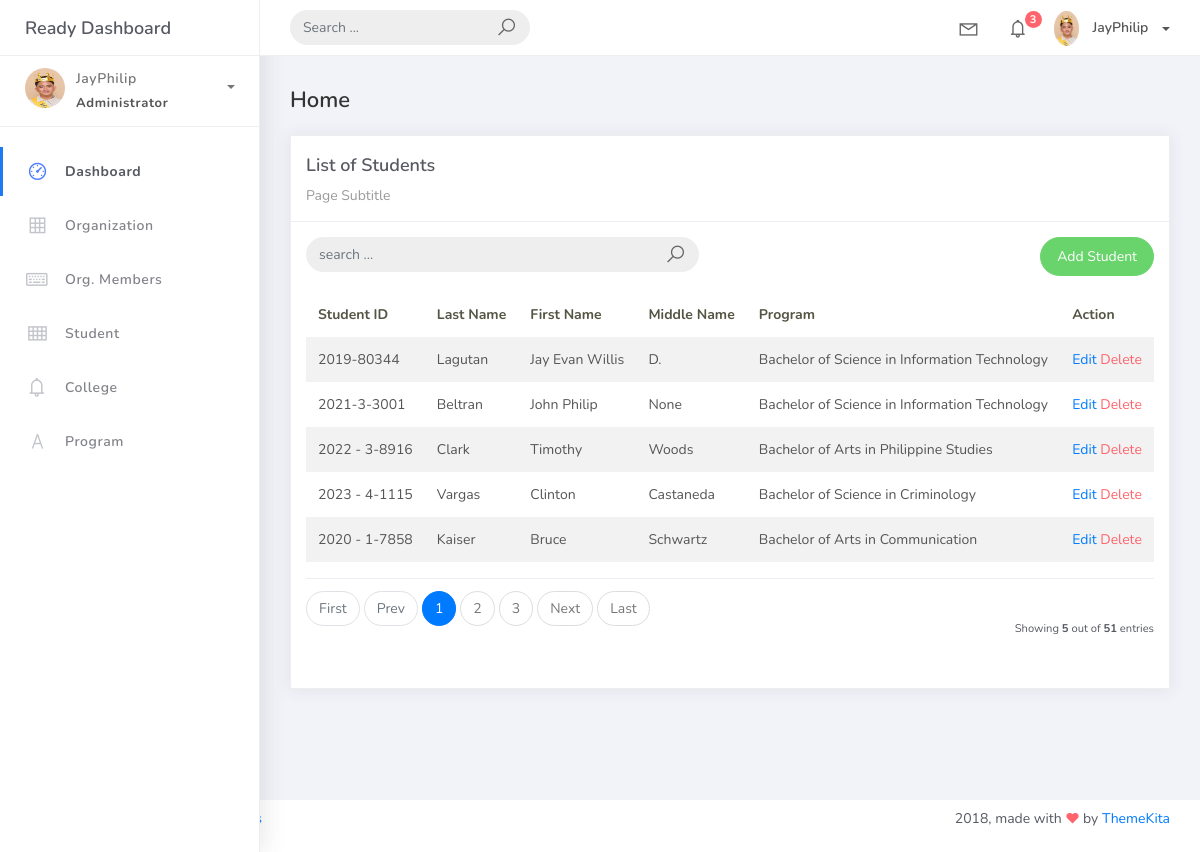
The app's page /student_list, older data.
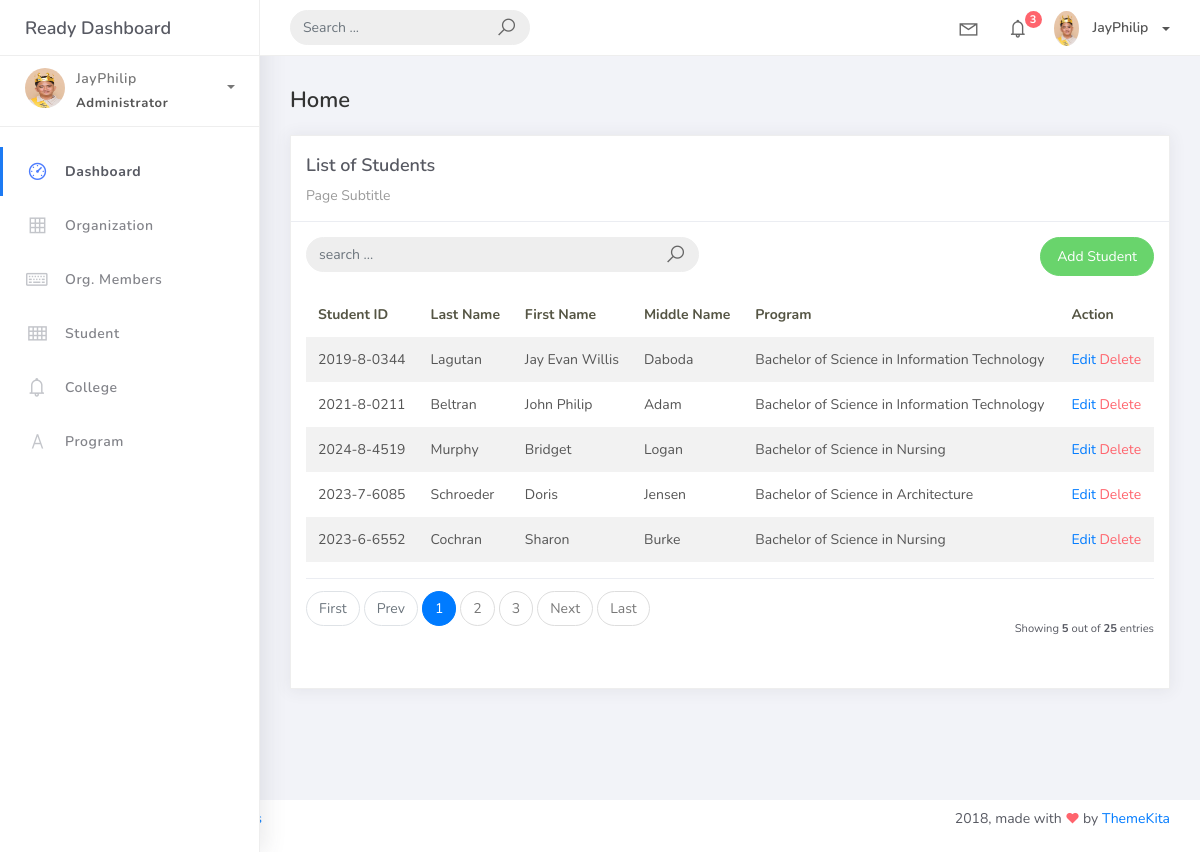
The same page, newer data.
### studentorg/models.py (models this page shows, shortened)
class BaseModel (models.Model):
    created_at = models.DateTimeField(auto_now_add=True, db_index=True)
    updated_at = models.DateTimeField (auto_now=True)
    class Meta:
        abstract = True

class Student(BaseModel):
    student_id = models.CharField (max_length=15)
    lastname = models.CharField (max_length=25)
    firstname = models.CharField (max_length=25)
    middlename = models.CharField (max_length=25, blank=True, null=True)
    program = models.ForeignKey(Program, on_delete=models.CASCADE)

class Program(BaseModel):
    prog_name = models.CharField(max_length=150)
    college = models.ForeignKey (College, on_delete=models.CASCADE)
    def __str__(self):
        return self.prog_name

### studentorg/views.py (the view, shortened to what this page needs)
# urls.py: path('student_list', StudentList.as_view(), name='student-list'),
class StudentList(ListView):
    model = Student
    context_object_name = 'home'
    template_name = 'student_list.html'
    paginate_by = 5
    def get_queryset(self, *args, **kwargs):
        qs = super(StudentList, self).get_queryset(*args, **kwargs)
        return qs

### templates/student_list.html
{% extends 'base.html' %}
{% load static %}
{% block content %}
<div class="content">
    <div class="container-fluid">
        <h4 class="page-title">Home</h4>
        <div class="row">
            <div class="col-md-12">
                <div class="card">
                    <div class="card-header">
                        <div class="card-title">List of Students</div>
                        <div class="card-category">Page Subtitle</div>
                    </div>
                    <div class="card-body">
                        <div class="row">
                            <div class="col-md-6">
                                <form class="navbar-left navbar-form nav-search mr-md-3" action="{% url 'student-list' %}">
                                    <div class="input-group">
                                        <input type="text" placeholder="search ..." class="form-control" name="q"/>
                                        <div class="input-group-append">
                                            <span class="input-group-text">
                                                <i class="la la-search search-icon"></i>
                                            </span>
                                        </div>
                                    </div>
                                </form>
                            </div>
                            <div class="col-md-6">
                                <div class="pull-right">
                                    <a href="{% url 'student-add' %}" class="btn btn-success btn-rounded">Add Student</a>
                                </div>
                            </div>
                        </div>
                        <table class="table table-striped mt-3">
                            <thead>
                                <tr>
                                    <th scope="col">Student ID</th>
                                    <th scope="col">Last Name</th>
                                    <th scope="col">First Name</th>
                                    <th scope="col">Middle Name</th>
                                    <th scope="col">Program</th>
                                    <th scope="col">Action</th>
                                </tr>
                            </thead>
                            <tbody>
                                {% for object in object_list %}
                                <tr>
                                    <td>{{ object.student_id }}</td>
                                    <td>{{ object.lastname }}</td>
                                    <td>{{ object.firstname }}</td>
                                    <td>{{ object.middlename }}</td>
                                    <td>{{ object.program }}</td>
                                    <td>
                                        <a href="student_list/{{ object.id}}">Edit</a>
                                        <a href="student_list/{{ object.id }}/delete" class="text-danger">Delete</a>
                                    </td>
                                </tr>
                                {% empty %}
                                <tr>
                                    <td colspan="4" style="text-align: center">
                                    <p class="text-sm font-weight-bold mb-0">No Records Found</p>
                                    </td>
                                </tr>
                                {% endfor %}
                            </tbody>
                        </table>
                        {% include 'includes/pagination.html' %}
                    </div>
                </div>
            </div>
        </div>
    </div>
</div>
{% endblock %}

Row changes from the older to the newer data that the page shows:
removed Student: student_id "2022 - 3-8916", lastname "Clark", firstname "Timothy", middlename "Woods", program "Bachelor of Arts in Philippine Studies"
removed Student: student_id "2023 - 4-1115", lastname "Vargas", firstname "Clinton", middlename "Castaneda", program "Bachelor of Science in Criminology"
removed Student: student_id "2020 - 1-7858", lastname "Kaiser", firstname "Bruce", middlename "Schwartz", program "Bachelor of Arts in Communication"
changed Student "Lagutan": student_id "2019-80344" → "2019-8-0344"; middlename "D." → "Daboda"
changed Student "Beltran": student_id "2021-3-3001" → "2021-8-0211"; middlename "None" → "Adam"
now on this page (row edited): Student: student_id "2024-8-4519", lastname "Murphy", firstname "Bridget", middlename "Logan", program "Bachelor of Science in Nursing"
now on this page (row edited): Student: student_id "2023-7-6085", lastname "Schroeder", firstname "Doris", middlename "Jensen", program "Bachelor of Science in Architecture"
added Student: student_id "2023-6-6552", lastname "Cochran", firstname "Sharon", middlename "Burke", program "Bachelor of Science in Nursing"
Text that changed along with them:
{{ paginator.count }}: "51" → "25"
